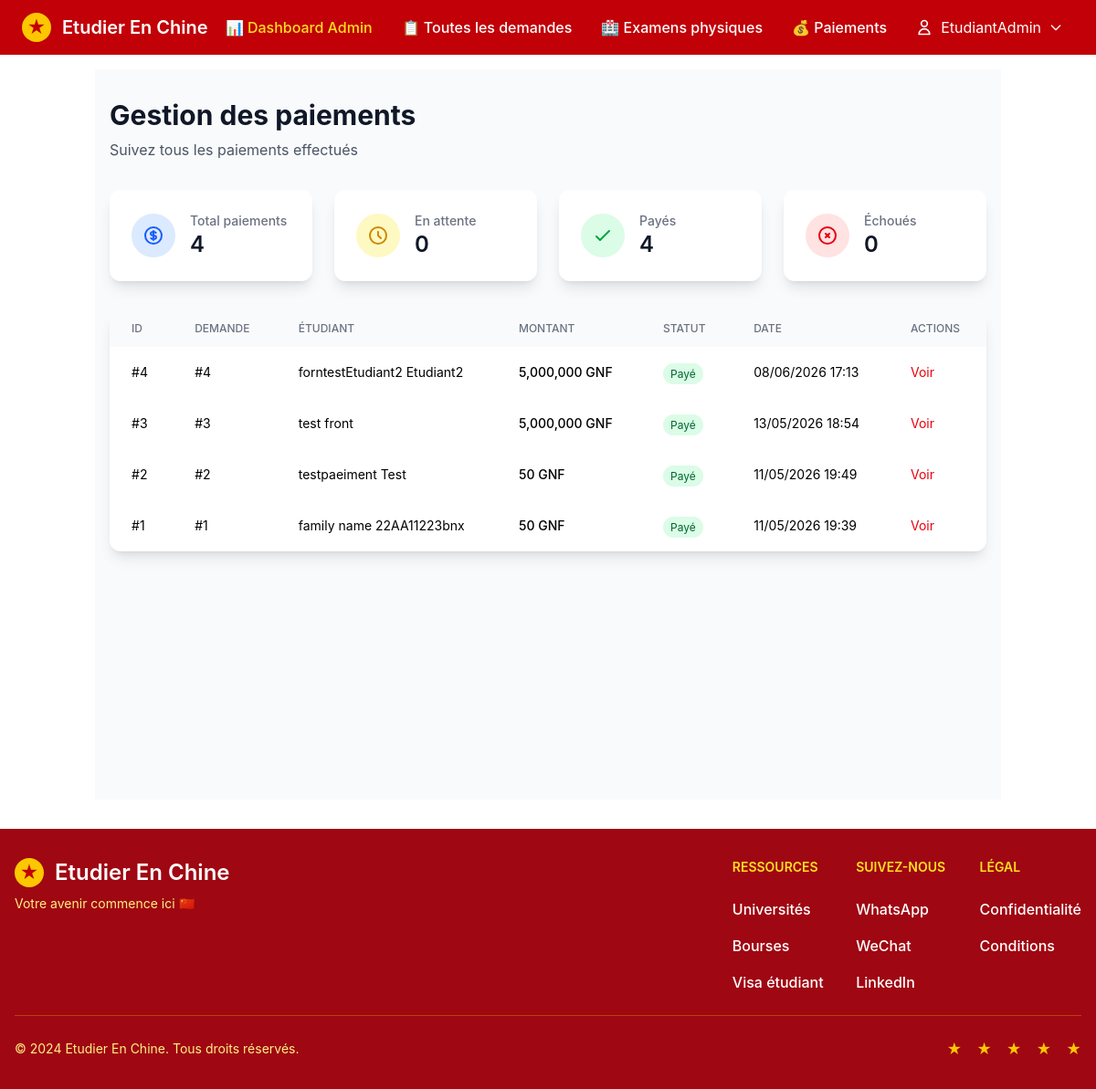
Page /payment_list (signed in) on the earlier database version.
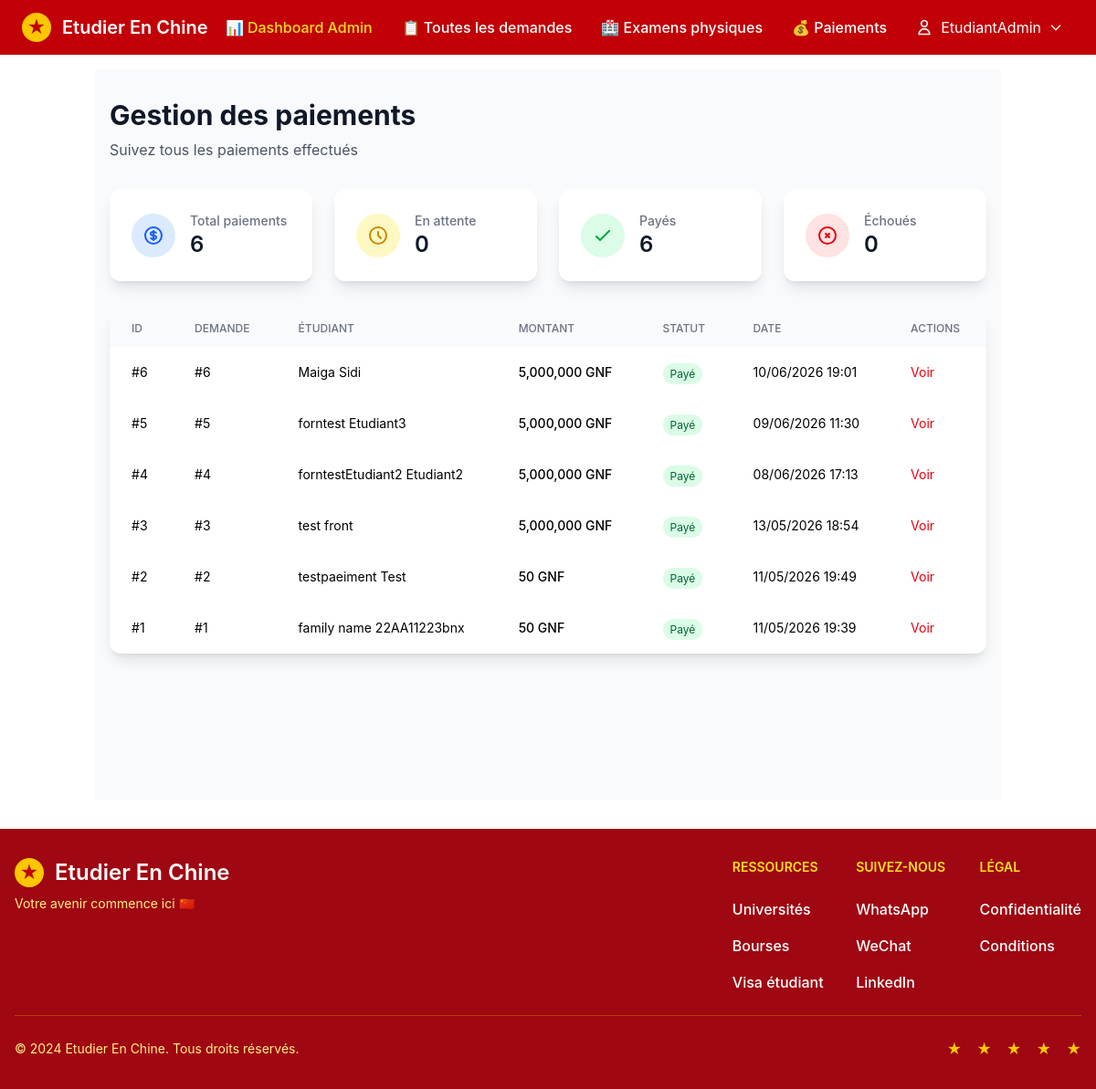
Same page on the later database version.
### main_apps/gestion/models.py (models this page shows, shortened)
class Payment(models.Model):
    class PaymentStatus(models.TextChoices):
        PENDING = 'PENDING', 'En attente'
        SUCCESS = 'SUCCESS', 'Payé'
        FAILED = 'FAILED', 'Échoué'
        REFUNDED = 'REFUNDED', 'Remboursé'
    class PaymentMethod(models.TextChoices):
        STRIPE = 'STRIPE', 'Carte bancaire'
        PAYPAL = 'PAYPAL', 'PayPal'
        ORANGE_MONEY = 'ORANGE_MONEY', 'Orange Money'
        MTN_MONEY = 'MTN_MONEY', 'MTN Mobile Money'
        WAVE = 'WAVE', 'Wave'
    application = models.OneToOneField(
        StudentApplication,
        on_delete=models.CASCADE,
        related_name='payment'
    )
    amount = models.DecimalField(max_digits=10, decimal_places=0, default=5000000)  # 5.000.000 GNF
    currency = models.CharField(max_length=3, default='GNF')
    status = models.CharField(
        max_length=20,
        choices=PaymentStatus.choices,
        default=PaymentStatus.PENDING
    )
    payment_method = models.CharField(
        max_length=20,
        choices=PaymentMethod.choices,
        blank=True,
        null=True
    )
    transaction_id = models.CharField(max_length=100, blank=True, null=True)
    payment_intent_id = models.CharField(max_length=100, blank=True, null=True)
    paypal_order_id = models.CharField(max_length=100, blank=True, null=True)
    receipt_url = models.URLField(blank=True, null=True)
    paid_at = models.DateTimeField(blank=True, null=True)
    created_at = models.DateTimeField(auto_now_add=True)
    updated_at = models.DateTimeField(auto_now=True)
    class Meta:
        verbose_name = "Paiement"
        verbose_name_plural = "Paiements"
        constraints = [
            models.UniqueConstraint(fields=['application'], name='unique_payment_per_application')
        ]
    @property
    def amount_display(self):
        return f"{self.amount:,.0f} GNF"

class StudentApplication(models.Model):
    user = models.ForeignKey(
        settings.AUTH_USER_MODEL,
        on_delete=models.CASCADE,
        related_name='applications',
        null=True,
        blank=True,
        verbose_name="Utilisateur"
    )
    family_name = models.CharField(
        max_length=100,
        verbose_name="Nom de famille (comme sur le passeport)",
        help_text="Family Name (as on passport)"
    )
    given_name = models.CharField(
        max_length=100,
        verbose_name="Prénom (comme sur le passeport)",
        help_text="Given Name (as on passport)"
    )
    chinese_name = models.CharField(
        max_length=100,
        blank=True,
        null=True,
        verbose_name="Nom chinois",
        help_text="Chinese Name (if available)"
    )
    class Gender(models.TextChoices):
        MALE = 'M', 'Masculin'
        FEMALE = 'F', 'Féminin'
    gender = models.CharField(
        max_length=1,
        choices=Gender.choices,
        verbose_name="Genre"
    )
    class MaritalStatus(models.TextChoices):
        SINGLE = 'SINGLE', 'Célibataire'
        MARRIED = 'MARRIED', 'Marié(e)'
        DIVORCED = 'DIVORCED', 'Divorcé(e)'
        WIDOWED = 'WIDOWED', 'Veuf/Veuve'
    marital_status = models.CharField(
        max_length=20,
        choices=MaritalStatus.choices,
        verbose_name="Situation matrimoniale"
    )
    nationality = models.CharField(
        max_length=100,
        verbose_name="Nationalité"
    )
    country_of_birth = models.CharField(
        max_length=100,
        verbose_name="Pays de naissance"
    )
    birth_date = models.DateField(
        verbose_name="Date de naissance"
    )
    place_of_birth = models.CharField(
        max_length=200,
        verbose_name="Lieu de naissance (Ville, Province)"
    )
    native_language = models.CharField(
        max_length=100,
        verbose_name="Langue maternelle"
    )
    class EducationLevel(models.TextChoices):
        HIGH_SCHOOL = 'HIGH_SCHOOL', 'Lycée'
        BACHELOR = 'BACHELOR', 'Licence'
        MASTER = 'MASTER', 'Master'
        DOCTORATE = 'DOCTORATE', 'Doctorat'
    highest_education = models.CharField(
        max_length=20,
        choices=EducationLevel.choices,
        verbose_name="Plus haut niveau d'éducation"
    )
    religion = models.CharField(
        max_length=100,
        blank=True,
        null=True,
        verbose_name="Religion"
    )
    employer_or_institution = models.CharField(
        max_length=200,
        blank=True,
        null=True,
        verbose_name="Employeur ou institution affiliée"
    )
    occupation = models.CharField(
        max_length=100,
        blank=True,
        null=True,
        verbose_name="Profession"
    )
    class HealthStatus(models.TextChoices):
        EXCELLENT = 'EXCELLENT', 'Excellent'
        GOOD = 'GOOD', 'Bon'
        FAIR = 'FAIR', 'Moyen'
        POOR = 'POOR', 'Mauvais'
    health_status = models.CharField(
        max_length=20,
        choices=HealthStatus.choices,
        default='GOOD',
        verbose_name="État de santé"
    )
    is_emigrant_from_china = models.BooleanField(
        default=False,
        verbose_name="Émigrant de Chine continentale, Hong Kong, Macao ou Taïwan ?"
    )
    hobby = models.CharField(
        max_length=200,
        blank=True,
        null=True,
        verbose_name="Loisirs"
    )
    passport_number = models.CharField(
        max_length=50,
        validators=[MinLengthValidator(5)],
        verbose_name="Numéro de passeport"
    )
    passport_expiration_date = models.DateField(
        verbose_name="Date d'expiration du passeport"
    )
    education_history = models.JSONField(
        default=list,
        verbose_name="Historique des formations",
        help_text="Liste des formations (lycée et supérieur)"
    )
    work_experience = models.JSONField(
        default=list,
        verbose_name="Expérience professionnelle",
        help_text="Liste des expériences professionnelles"
    )
    family_members = models.JSONField(
        default=list,
        verbose_name="Membres de la famille",
        help_text="Au moins 2 membres de la famille"
    )
    guarantor_name = models.CharField(
        max_length=200,
        verbose_name="Nom du garant"
    )
    guarantor_address = models.TextField(
        verbose_name="Adresse du garant"
    )
    guarantor_tel = models.CharField(
        max_length=50,
        verbose_name="Téléphone du garant"
    )
    guarantor_relationship = models.CharField(
        max_length=100,
        verbose_name="Lien avec le garant"
    )
    guarantor_organization = models.CharField(
        max_length=200,
        blank=True,
        null=True,
        verbose_name="Organisation du garant"
    )
    guarantor_email = models.EmailField(
        blank=True,
        null=True,
        verbose_name="Email du garant"
    )
    home_address_street = models.TextField(
        verbose_name="Adresse domicile (rue)"
    )
    home_address_city_province = models.CharField(
        max_length=200,
        verbose_name="Ville/Province"
    )
    home_address_country = models.CharField(
        max_length=100,
        verbose_name="Pays"
    )
    home_address_phone = models.CharField(
        max_length=50,
        verbose_name="Téléphone domicile"
    )
    home_address_mobile = models.CharField(
        max_length=50,
        blank=True,
        null=True,
        verbose_name="Mobile domicile"
    )
    home_address_zipcode = models.CharField(
        max_length=20,
        blank=True,
        null=True,
        verbose_name="Code postal"
    )
    same_current_as_home = models.BooleanField(
        default=True,
        verbose_name="Adresse actuelle identique à l'adresse domicile"
    )
    current_address = models.TextField(
        blank=True,
        null=True,
        verbose_name="Adresse actuelle"
    )
    personal_email = models.EmailField(
        verbose_name="Email personnel"
    )
    facebook_account = models.CharField(
        max_length=100,
        blank=True,
        null=True,
        verbose_name="Facebook"
    )
    wechat_account = models.CharField(
        max_length=100,
        blank=True,
        null=True,
        verbose_name="WeChat"
    )
    linkedin_account = models.CharField(
        max_length=100,
        blank=True,
        null=True,
        verbose_name="LinkedIn"
    )
    twitter_account = models.CharField(
        max_length=100,
        blank=True,
        null=True,
        verbose_name="Twitter"
    )
    qq_account = models.CharField(
        max_length=50,
        blank=True,
        null=True,
        verbose_name="QQ"
    )
    msn_account = models.CharField(
        max_length=100,
        blank=True,
        null=True,
        verbose_name="MSN"
    )
    class Status(models.TextChoices):
        PENDING_PAYMENT = 'PENDING_PAYMENT', 'En attente de paiement'
        PENDING = 'PENDING', 'En attente de validation'
        REVIEWING = 'REVIEWING', 'En cours d\'examen'
        ACCEPTED = 'ACCEPTED', 'Acceptée'
        REJECTED = 'REJECTED', 'Rejetée'
        NEEDS_INFO = 'NEEDS_INFO', 'Informations complémentaires requises'
    status = models.CharField(
        max_length=20,
        default=Status.PENDING_PAYMENT,
        choices=Status.choices,
        verbose_name="Statut"
    )
    application_date = models.DateTimeField(
        default=timezone.now,
        verbose_name="Date de soumission"
    )
    notes = models.TextField(
        blank=True,
        null=True,
        verbose_name="Notes"
    )
    created_at = models.DateTimeField(auto_now_add=True)
    updated_at = models.DateTimeField(auto_now=True)
    class Meta:
        verbose_name = "Demande d'admission"
        verbose_name_plural = "Demandes d'admission"
        ordering = ['-application_date']
        unique_together = ['user', 'passport_number']
    @property
    def full_name(self):
        return f"{self.family_name} {self.given_name}"

### core/views.py (the view)
# urls.py: path('payment_list', core_views.payment_list, name="payment_list"),
@staff_member_required
def payment_list(request):
    payments = Payment.objects.select_related('application').all().order_by('-created_at')
    total_payments = payments.count()
    pending_payments = payments.filter(status='PENDING').count()
    success_payments = payments.filter(status='SUCCESS').count()
    failed_payments = payments.filter(status='FAILED').count()
    refunded_payments = payments.filter(status='REFUNDED').count()
    from django.db.models import Sum
    total_amount = payments.filter(status='SUCCESS').aggregate(Sum('amount'))['amount__sum'] or 0
    context = {
        'payments': payments,
        'total_payments': total_payments,
        'pending_payments': pending_payments,
        'success_payments': success_payments,
        'failed_payments': failed_payments,
        'refunded_payments': refunded_payments,
        'total_amount': total_amount,
    }
    return render(request, 'gestion/payment_list.html', context)

### templates/gestion/payment_list.html (shortened to what the changed rows need)
{% extends "_base.html" %}
{% load static %}
{% block content %}
<div class="min-h-screen bg-gray-50 dark:bg-gray-900 py-8 px-4">
    <div class="max-w-7xl mx-auto">
        <div class="mb-8">
            <h1 class="text-3xl font-bold text-gray-900 dark:text-white">Gestion des paiements</h1>
        </div>
        <div class="grid grid-cols-1 md:grid-cols-4 gap-6 mb-8">
            <div class="bg-white dark:bg-gray-800 rounded-xl shadow-lg p-6">
                <div class="flex items-center">
                    <div class="ml-4">
                        <p class="text-sm font-medium text-gray-500">Total paiements</p>
                        <p class="text-2xl font-semibold text-gray-900">{{ total_payments }}</p>
                    </div>
                </div>
            </div>
            <div class="bg-white dark:bg-gray-800 rounded-xl shadow-lg p-6">
                <div class="flex items-center">
                    <div class="ml-4">
                        <p class="text-sm font-medium text-gray-500">Payés</p>
                        <p class="text-2xl font-semibold text-gray-900">{{ success_payments }}</p>
                    </div>
                </div>
            </div>
        </div>
        <div class="bg-white dark:bg-gray-800 rounded-xl shadow-lg overflow-hidden">
            <div class="overflow-x-auto">
                <table class="w-full">
                    <thead class="bg-gray-50 dark:bg-gray-700">
                        <tr>
                            <th class="px-6 py-3 text-left text-xs font-medium text-gray-500 uppercase">ID</th>
                            <th class="px-6 py-3 text-left text-xs font-medium text-gray-500 uppercase">Demande</th>
                            <th class="px-6 py-3 text-left text-xs font-medium text-gray-500 uppercase">Étudiant</th>
                            <th class="px-6 py-3 text-left text-xs font-medium text-gray-500 uppercase">Montant</th>
                            <th class="px-6 py-3 text-left text-xs font-medium text-gray-500 uppercase">Statut</th>
                            <th class="px-6 py-3 text-left text-xs font-medium text-gray-500 uppercase">Date</th>
                            <th class="px-6 py-3 text-left text-xs font-medium text-gray-500 uppercase">Actions</th>
                        </tr>
                    </thead>
                    <tbody>
                        {% for payment in payments %}
                        <tr class="hover:bg-gray-50 dark:hover:bg-gray-700 transition">
                            <td class="px-6 py-4 text-sm">#{{ payment.id }}</td>
                            <td class="px-6 py-4 text-sm">#{{ payment.application.id }}</td>
                            <td class="px-6 py-4 text-sm">{{ payment.application.full_name }}</td>
                            <td class="px-6 py-4 text-sm font-medium">{{ payment.amount_display }}</td>
                            <td class="px-6 py-4">
                                <span class="px-2 py-1 text-xs rounded-full
                                    {% if payment.status == 'SUCCESS' %}bg-green-100 text-green-800
                                    {% elif payment.status == 'PENDING' %}bg-yellow-100 text-yellow-800
                                    {% elif payment.status == 'FAILED' %}bg-red-100 text-red-800
                                    {% else %}bg-gray-100 text-gray-800{% endif %}">
                                    {{ payment.get_status_display }}
                                </span>
                            </td>
                            <td class="px-6 py-4 text-sm">{{ payment.created_at|date:"d/m/Y H:i" }}</td>
                            <td class="px-6 py-4 text-sm">
                                <a href="{% url 'application_detail' payment.application.id %}"
                                    class="text-red-600 hover:text-red-800">
                                    Voir
                                </a>
                            </td>
                        </tr>
                        {% empty %}
                        <tr>
                            <td colspan="7" class="px-6 py-8 text-center text-gray-500">
                                Aucun paiement trouvé
                            </td>
                        </tr>
                        {% endfor %}
                    </tbody>
                </table>
            </div>
        </div>
    </div>
</div>
{% endblock %}

Differences in the rows shown:
added Payment: id "6", application.id "6", application.full_name "Maiga Sidi", amount_display "5,000,000 GNF", status "Payé", created_at "10/06/2026 19:01"
added Payment: id "5", application.id "5", application.full_name "forntest Etudiant3", amount_display "5,000,000 GNF", status "Payé", created_at "09/06/2026 11:30"
Other differences:
{{ total_payments }}: "4" → "6"
{{ success_payments }}: "4" → "6"
